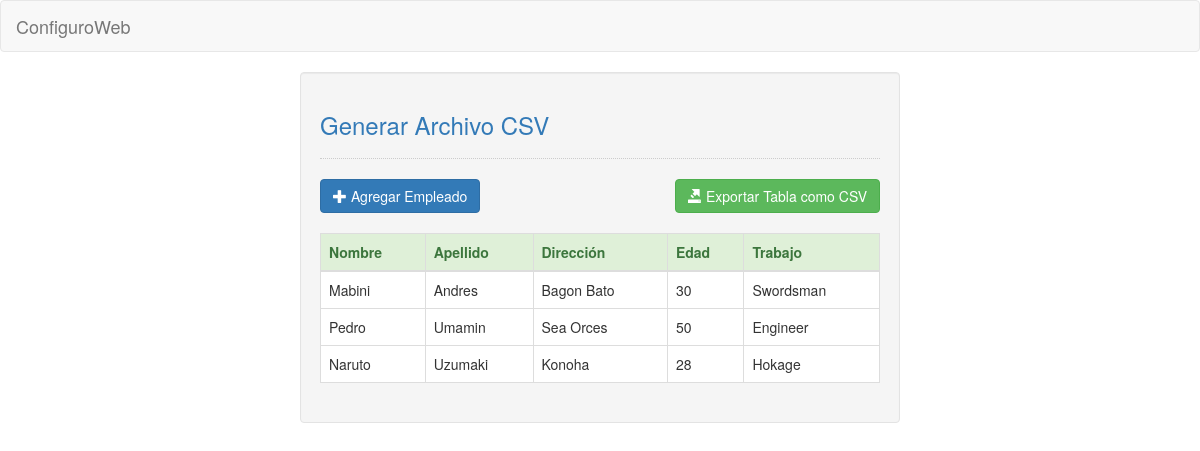
The page / on the database its author committed.
### tables this page shows
CREATE TABLE `employee` (
  `emp_id` int(11) NOT NULL,
  `firstname` varchar(50) NOT NULL,
  `lastname` varchar(50) NOT NULL,
  `address` varchar(50) NOT NULL,
  `age` int(5) NOT NULL,
  `job` varchar(50) NOT NULL
);

### index.php (the view, shortened to what this page needs)
<!DOCTYPE html>
<html lang="es">
	<head>
		<link rel="stylesheet" type="text/css" href="css/bootstrap.css"/>
	</head>
<body>
	<nav class="navbar navbar-default">
		<div class="container-fluid">
			<a class="navbar-brand" href="https://configuroweb.com">ConfiguroWeb</a>
		</div>
	</nav>
	<div class="col-md-3"></div>
	<div class="col-md-6 well">
		<h3 class="text-primary">Generar Archivo CSV</h3>
		<hr style="border-top:1px dotted #ccc;"/>
		<button type="button" class="btn btn-primary" data-toggle="modal" data-target="#form_modal"><span class="glyphicon glyphicon-plus"></span> Agregar Empleado</button>
		<a href="export.php" class="btn btn-success pull-right"><span class="glyphicon glyphicon-export"></span> Exportar Tabla como CSV</a>
		<br /><br />
		<table class="table table-bordered">
			<thead class="alert-success">
				<tr>
					<th>Nombre</th>
					<th>Apellido</th>
					<th>Dirección</th>
					<th>Edad</th>
					<th>Trabajo</th>
				</tr>
			</thead>
			<tbody style="background-color:#fff;">
				<?php
					require 'conn.php';
					$query = $conn->query("SELECT * FROM `employee` ORDER BY `lastname` ASC");
					while($fetch = $query->fetch_array()){
				?>
				<tr>
					<td><?php echo $fetch['firstname']?></td>
					<td><?php echo $fetch['lastname']?></td>
					<td><?php echo $fetch['address']?></td>
					<td><?php echo $fetch['age']?></td>
					<td><?php echo $fetch['job']?></td>
				</tr>
				<?php
					}
				?>
			</tbody>
		</table>
	</div>
</body>
</html>

### rows shown on the page
employee: firstname "Mabini", lastname "Andres", address "Bagon Bato", age "30", job "Swordsman"
employee: firstname "Pedro", lastname "Umamin", address "Sea Orces", age "50", job "Engineer"
employee: firstname "Naruto", lastname "Uzumaki", address "Konoha", age "28", job "Hokage"
